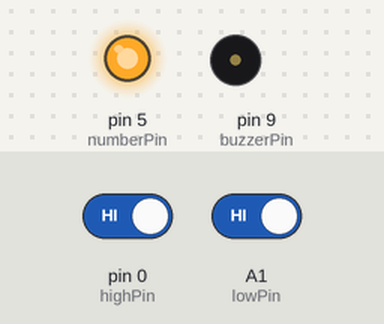
The sketch below on a simulated Arduino Uno, built with avr-gcc and run on an emulated ATmega328P. Parts: output pins drawn as LEDs (lit = HIGH), buzzer (waves = sounding, pin HIGH). The test bench sets the inputs (shaded band); at power-on: pin 0 (highPin) HIGH, A1 (lowPin) HIGH. Random numbers use the default seed unless the sketch sets one.

Above: at 0.96 s.
1.3 s: pin 0 (highPin) driven LOW
At 1.57 s:
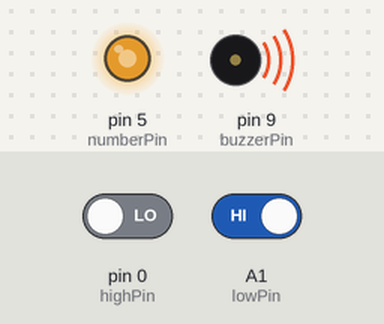
At 3.9 s:
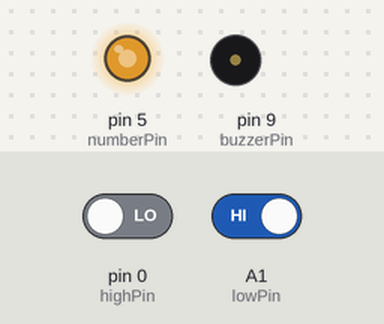
4.3 s: A1 (lowPin) driven LOW
5.8 s: pin 0 (highPin) driven HIGH
At 5.98 s:
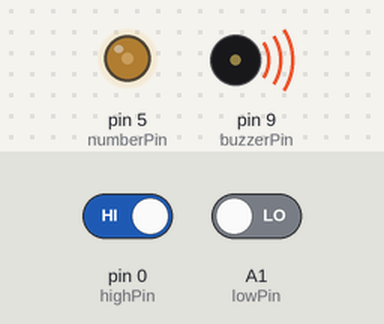
8.8 s: A1 (lowPin) driven HIGH
Timing chart, 0 to 11.4 s (numbered marks = the images above; inputs shaded):
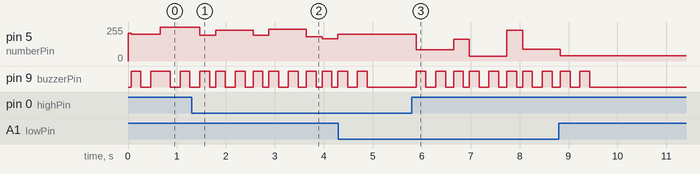

Measured:
- after the input at 1.3 s, pin 5 (numberPin): 254/255 → 193/255 after 0.17 s, → 231/255 0.32 s later, → 195/255 0.77 s later, → 240/255 0.32 s later, … (7 changes in this stretch); pin 9 (buzzerPin): LOW → HIGH after 0.17 s, then repeats every 1.1 s: LOW 0.12 s, HIGH 0.20 s, LOW 0.20 s, HIGH 0.20 s, LOW 0.17 s, HIGH 0.20 s
- after the input at 5.8 s, pin 5 (numberPin): 202/255 → 83/255 after 0.09 s, → 165/255 0.77 s later, → 34/255 0.32 s later, → 230/255 0.77 s later, … (5 changes in this stretch); pin 9 (buzzerPin): LOW → HIGH after 0.09 s, then repeats every 1.1 s: LOW 0.20 s, HIGH 0.20 s, LOW 0.17 s, HIGH 0.20 s, LOW 0.12 s, HIGH 0.20 s

The sketch:

HighOrLowGame.ino
```cpp
int highPin = 0;
int lowPin = A1;
int numberPin = 5;
int buzzerPin = 9;

int randomValue;
int guessHigherCounter = 0;       // how many times we have seen high button
int guessLowerCounter = 0;        // how many times we have seen low button
int guessHigher;           // the current value read from the top button
int guessLower;            // the current value read from the bottom button
int current_state = LOW;    // the debounced input value

// the following variable is a long because the time, measured in milliseconds,
// will quickly become a bigger number than can be stored in an int.
long time = 0;         // the last time the output pin was sampled
int debounce_count = 50; // number of millis/samples to consider before declaring a debounced input

void setup() {
  // put your setup code here, to run once:
  pinMode(highPin, INPUT);
  pinMode(lowPin, INPUT);
  pinMode(numberPin, OUTPUT);
  pinMode(buzzerPin, OUTPUT);

  // seed the random number generator from a random value on an unconnected pin
  randomSeed(analogRead(A2));
  randomValue = random(0, 255);
  analogWrite(numberPin, randomValue);
}

void loop() {

  if(millis() != time)
  {
    guessHigher = digitalRead(highPin);
    guessLower = digitalRead(lowPin);

    // decrement counters to 0 if we see LOW on inputs
    if (guessHigher == current_state && guessHigherCounter > 0)
    {
      guessHigherCounter--;
    }
    if (guessLower == current_state && guessLowerCounter > 0)
    {
       guessLowerCounter--;
    }

    // increment counters if we see HIGH (!LOW) on inputs
    if(guessHigher != current_state)
    {
       guessHigherCounter++;
    }
    if (guessLower != current_state)
    {
      guessLowerCounter++;
    }

    // If the Input has shown the same value for long enough let's switch it
    if(guessHigherCounter >= debounce_count)
    {
      guessHigherCounter = 0;
      current_state = guessHigher;

      if (guessHigher == HIGH)
      {
        // the guess was high
        doGuess(true);
      }
    }
    else if (guessLowerCounter >= debounce_count)
    {
      guessLowerCounter = 0;
      current_state = guessLower;

      if (guessLower == HIGH)
      {
        doGuess(false);
      }
    }

    time = millis();
  }

}

void doGuess(boolean high)
{
  int newRandomValue = random(0, 255);
  analogWrite(numberPin, newRandomValue);

  if ((newRandomValue < randomValue && !high) ||
      (newRandomValue > randomValue && high))
  {
    // new value was higher and we guessed higher, or
    // new value was lower and we guessed lower
    // this means we guessed correctly!
    buzzRight();
  }
  else {
    // we guessed incorrectly
    buzzWrong();
  }

  randomValue = newRandomValue;
}

void buzzRight()
{
  analogWrite(buzzerPin, 255);
  delay(200);
  analogWrite(buzzerPin, 0);
}

void buzzWrong()
{
  analogWrite(buzzerPin, 255);
  delay(200);
  analogWrite(buzzerPin, 0);
  delay(200);
  analogWrite(buzzerPin, 255);
  delay(200);
  analogWrite(buzzerPin, 0);
}
```
